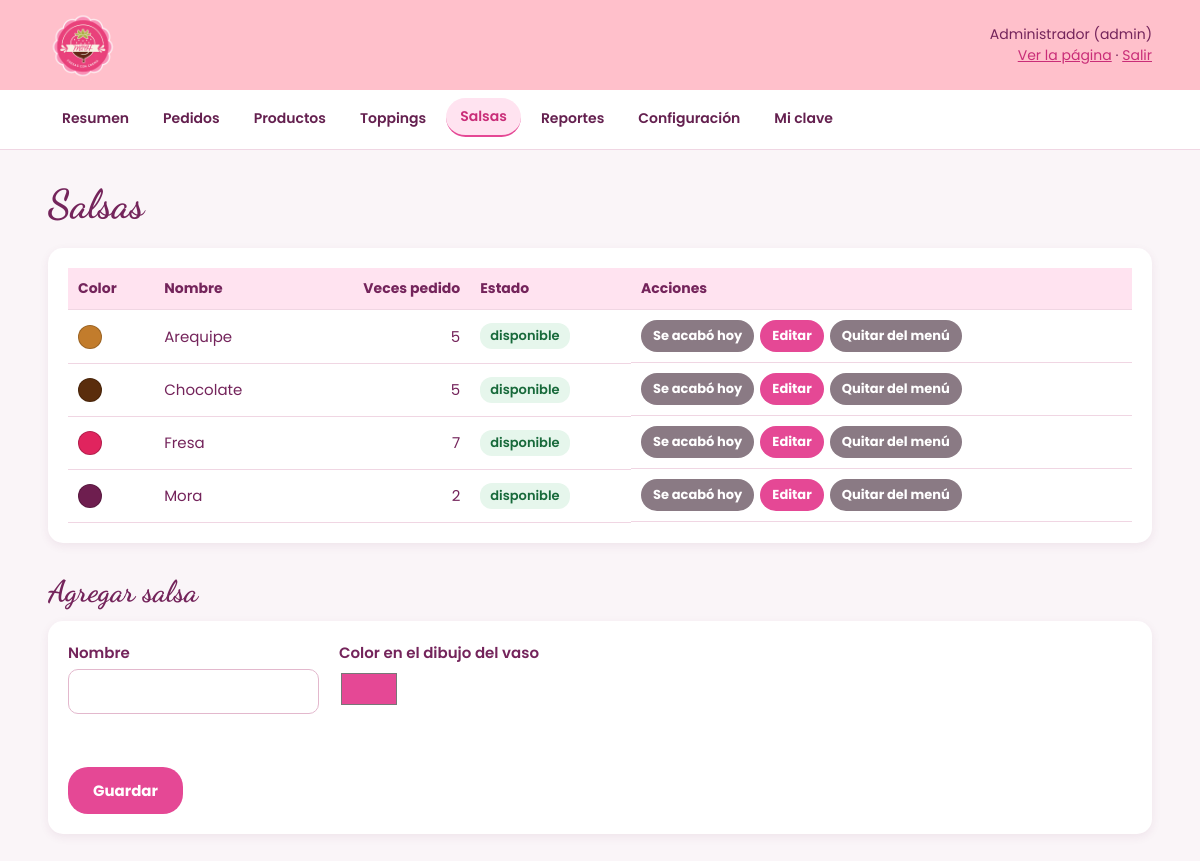
The page /admin/salsas.php (signed in) on the database its author committed.
### tables this page shows
CREATE TABLE salsas (
  id         INT AUTO_INCREMENT PRIMARY KEY,
  nombre     VARCHAR(40) NOT NULL UNIQUE,
  color      CHAR(7)     NOT NULL DEFAULT '#E54895',
  disponible TINYINT(1)  NOT NULL DEFAULT 1,
  activo     TINYINT(1)  NOT NULL DEFAULT 1
);

### admin/salsas.php (called while the page is built)
<?php
$tabla    = "salsas";
$singular = "salsa";
$plural   = "Salsas";
require "ingredientes.php";

### includes/funciones.php (called while the page is built, shortened)
<?php
require_once __DIR__ . "/conexion.php";
function limpiar($texto)
{
    return htmlspecialchars((string) $texto, ENT_QUOTES, "UTF-8");
}
function consultar($sql, $tipos = "", $valores = [])
{
    global $conexion;
    $stmt = $conexion->prepare($sql);
    $stmt->execute();
    $filas = $stmt->get_result()->fetch_all(MYSQLI_ASSOC);
    return $filas;
}

### admin/seguridad.php (called while the page is built, shortened)
<?php
require_once __DIR__ . "/../includes/funciones.php";
function usuario_actual()
{
    return $_SESSION["usuario"] ?? null;
}
function es_admin()
{
    return (usuario_actual()["rol"] ?? "") === "admin";
}

### admin/ingredientes.php (the view, shortened to what this page needs)
<?php
require_once "seguridad.php";
$form = ["id" => 0, "nombre" => "", "color" => "#E54895", "forma" => "chispas"];
$columna = $tabla === "toppings" ? "dt.topping_id" : "d.salsa_id";
$desde   = $tabla === "toppings" ? "LEFT JOIN detalle_toppings dt ON dt.topping_id = x.id" : "LEFT JOIN detalle_pedidos d ON d.salsa_id = x.id";
$lista = consultar(
    "SELECT x.*, COUNT($columna) AS pedidos
       FROM $tabla x
       $desde
      GROUP BY x.id
      ORDER BY x.activo DESC, x.nombre"
);
require "encabezado.php";
?>
<h1><?= $plural ?></h1>
<div class="caja tabla-scroll">
    <table>
        <tr><th>Color</th><th>Nombre</th><th class="numero">Veces pedido</th><th>Estado</th><th>Acciones</th></tr>
        <?php foreach ($lista as $x): ?>
            <tr>
                <td><span class="punto" style="background: <?= limpiar($x["color"]) ?>; width:24px; height:24px"></span></td>
                <td>
                    <?= limpiar($x["nombre"]) ?>
                </td>
                <td class="numero"><?= $x["pedidos"] ?></td>
                <td>
                    <?php if (!$x["activo"]): ?>
                        <span class="estado estado-cancelado">fuera del menú</span>
                    <?php elseif ($x["disponible"]): ?>
                        <span class="estado estado-entregado">disponible</span>
                    <?php else: ?>
                        <span class="estado estado-pendiente">agotado hoy</span>
                    <?php endif; ?>
                </td>
                <td class="botones-fila">
                    <form method="post">
                        <button class="boton-chico boton-gris"><?= $x["disponible"] ? "Se acabó hoy" : "Ya hay otra vez" ?></button>
                    </form>
                    <?php if (es_admin()): ?>
                        <a class="boton boton-chico" href="<?= $tabla ?>.php?editar=<?= $x["id"] ?>">Editar</a>
                        <form method="post" data-confirmar="<?= $x["activo"] ? "¿Quitarlo del menú? Los pedidos viejos no se afectan." : "¿Volverlo a poner en el menú?" ?>">
                            <button class="boton-chico boton-gris"><?= $x["activo"] ? "Quitar del menú" : "Volver al menú" ?></button>
                        </form>
                    <?php endif; ?>
                </td>
            </tr>
        <?php endforeach; ?>
    </table>
</div>
<?php if (es_admin()): ?>
    <h2><?= $form["id"] ? "Editar " . limpiar($form["nombre"]) : "Agregar $singular" ?></h2>
    <form class="caja formulario" method="post" id="form-ingrediente" novalidate>
        <div>
            <label for="nombre">Nombre</label>
            <input type="text" id="nombre" name="nombre" value="<?= limpiar($form["nombre"]) ?>" maxlength="40" required>
        </div>
        <div>
            <label for="color">Color en el dibujo del vaso</label>
            <input type="color" id="color" name="color" value="<?= limpiar($form["color"]) ?>">
        </div>
        <p class="mensaje-error completo" id="error-form"></p>
        <div class="completo botones-fila">
            <button type="submit">Guardar</button>
        </div>
    </form>
<?php endif; ?>
<?php require "pie.php"; ?>

### assets/css/estilos.css (style rules this page uses)
:root { --vino: #74245b; --vino-oscuro: #64204f; --rosado: #e54895; --rosado-oscuro: #c92d78; --rosado-titulo: #d83c8a; --rosado-claro: #ffe3f0; --rosado-fondo: #f9d8e9; --pie: #722451; --verde: #1f9d55; --rojo: #c62828; }
* { margin: 0; padding: 0; box-sizing: border-box; }
html { scroll-behavior: smooth; }
body { font-family: 'Poppins', Arial, sans-serif; background-color: white; color: var(--vino); overflow-x: hidden; }
h1, h2, h3 { font-family: 'Dancing Script', cursive; }
button, .boton { display: inline-block; border: none; background-color: var(--rosado); color: white; padding: 12px 25px; border-radius: 20px; cursor: pointer; font-weight: bold; font-family: inherit; font-size: 15px; text-decoration: none; transition: transform 0.3s ease, box-shadow 0.3s ease, background-color 0.3s; }
.punto { display: inline-block; width: 14px; height: 14px; border-radius: 50%; border: 1px solid rgba(0, 0, 0, 0.2); vertical-align: middle; margin-right: 6px; }
label { display: block; margin: 10px 0; cursor: pointer; }
.mensaje-error { color: var(--rojo); font-weight: bold; margin-top: 10px; min-height: 1em; }
input[type="text"], input[type="tel"], input[type="email"], input[type="password"], input[type="number"], input[type="search"], select, textarea { width: 100%; padding: 10px 12px; border: 1px solid #e3b8cd; border-radius: 10px; font-family: inherit; font-size: 15px; color: #333; }
.panel-cuerpo { background: #faf5f8; font-size: 15px; }
.panel h1 { font-size: 40px; margin-bottom: 20px; }
.panel h2 { font-size: 30px; margin: 30px 0 12px; }
.caja { background: white; border-radius: 15px; padding: 20px; box-shadow: 0 3px 10px rgba(116, 36, 91, 0.08); margin-bottom: 20px; }
.tabla-scroll { overflow-x: auto; }
table { width: 100%; border-collapse: collapse; background: white; }
th, td { padding: 10px; text-align: left; border-bottom: 1px solid #f0d6e3; vertical-align: middle; }
th { background: var(--rosado-claro); font-size: 14px; }
td.numero, th.numero { text-align: right; white-space: nowrap; }
.estado { display: inline-block; padding: 3px 10px; border-radius: 12px; font-size: 13px; font-weight: 600; }
.estado-entregado { background: #e6f6ec; color: #17693a; }
.formulario { display: grid; grid-template-columns: repeat(auto-fit, minmax(240px, 1fr)); gap: 14px 20px; }
.formulario .completo { grid-column: 1 / -1; }
.formulario label { margin: 0 0 5px; font-weight: 600; }
.formulario input[type="color"] { width: 60px; height: 40px; border: none; background: none; }
.botones-fila { display: flex; gap: 6px; flex-wrap: wrap; }
.botones-fila form { display: inline; }
.boton-chico { padding: 6px 12px; font-size: 13px; }
.boton-gris { background: #8a7a84; }

### rows shown on the page
salsas: nombre "Arequipe", pedidos "5", activo "disponible", disponible "Se acabó hoy"
salsas: nombre "Chocolate", pedidos "5", activo "disponible", disponible "Se acabó hoy"
salsas: nombre "Fresa", pedidos "7", activo "disponible", disponible "Se acabó hoy"
salsas: nombre "Mora", pedidos "2", activo "disponible", disponible "Se acabó hoy"

### other values the page prints
limpiar($usuario["nombre"]) "Administrador"
limpiar($usuario["rol"]) "admin"
$texto "Resumen"
$texto "Pedidos"
$texto "Productos"
$texto "Toppings"
$texto "Salsas"
$texto "Reportes"
$texto "Configuración"
$texto "Mi clave"
$plural "Salsas"
$singular "salsa"
